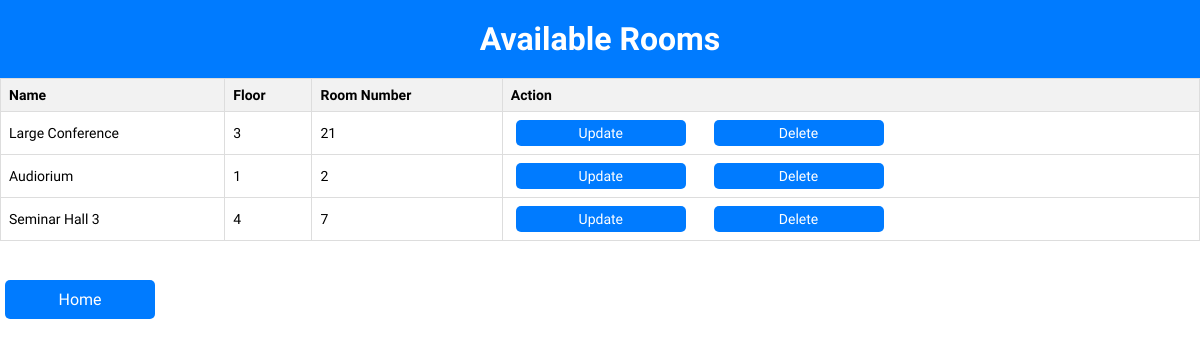
Screenshot of /meetings/rooms/ with the database file from the repository.
### meetings/models.py (models this page shows, shortened)
class Room(models.Model):
    name = models.CharField(max_length=255)
    floor = models.IntegerField()
    room_number = models.IntegerField()

### meetings/views.py (the view)
# urls.py: path('rooms/', views.room_list, name='room_list'),
def room_list(request):
    rooms = Room.objects.all()
    return render(request, 'meetings/room_list.html', {'rooms': rooms})

### meetings/templates/meetings/room_list.html (shortened to what this page needs)
{% extends "base.html" %}
{% load static %}
{% block content %}
<link rel="stylesheet" href="{% static 'website/meetings.css' %}">
<div class="header">
    <h1>Available Rooms</h1>
</div>
<table>
    <thead>
        <tr>
            <th>Name</th>
            <th>Floor</th>
            <th>Room Number</th>
            <th>Action</th>
        </tr>
    </thead>
    <tbody>
        {% for room in rooms %}
        <tr>
            <td>{{ room.name }}</td>
            <td>{{ room.floor }}</td>
            <td>{{ room.room_number }}</td>
            <td>
                <a href="{% url 'room_update' pk=room.pk %}">Update</a>&emsp;
                <a href="{% url 'room_delete' pk=room.pk %}" onclick="return confirm('Are you sure you want to delete this room?')">Delete</a>
            </td>
        </tr>
        {% endfor %}
    </tbody>
</table>
<br/>
<a href="{% url 'welcome' %}">Home</a>
{% endblock %}

### website/static/website/style.css (style rules this page uses)
body { margin: 0; padding: 0; font-family: 'PT Sans', sans-serif; }
.header { background-color: #007bff; color: #fff; text-align: center; padding: 20px 0; }
.header h1 { margin: 0; }
a { display: block; text-align: center; padding: 10px 0; background-color: #007bff; color: #fff; text-decoration: none; margin: 0 5px; border-radius: 5px; width: 150px; transition: background-color 0.2s; }
table { width: 100%; border-collapse: collapse; margin-bottom: 20px; }
th, td { border: 1px solid #ddd; padding: 10px; text-align: left; }
th { background-color: #f2f2f2; font-weight: bold; }

### website/static/website/meetings.css (style rules this page uses)
body { margin: 0; padding: 0; font-family: 'PT Sans', sans-serif; }
.header { background-color: #007bff; color: #fff; text-align: center; padding: 20px 0; }
.header h1 { margin: 0; }
table { width: 100%; border-collapse: collapse; margin-bottom: 20px; }
th, td { border: 1px solid #ddd; padding: 8px; text-align: left; font-size: 14px; }
th { background-color: #f2f2f2; font-weight: bold; }
a { display: block; text-align: center; padding: 10px 0; background-color: #007bff; color: #fff; text-decoration: none; margin: 0 5px; border-radius: 5px; width: 150px; transition: background-color 0.2s; }
td a { display: inline-block; text-align: center; padding: 5px 10px; margin-right: 5px; background-color: #007bff; color: #fff; text-decoration: none; border-radius: 5px; transition: background-color 0.2s; }

### rows the page displays
Room: name "Large Conference", floor "3", room_number "21"
Room: name "Audiorium", floor "1", room_number "2"
Room: name "Seminar Hall 3", floor "4", room_number "7"
